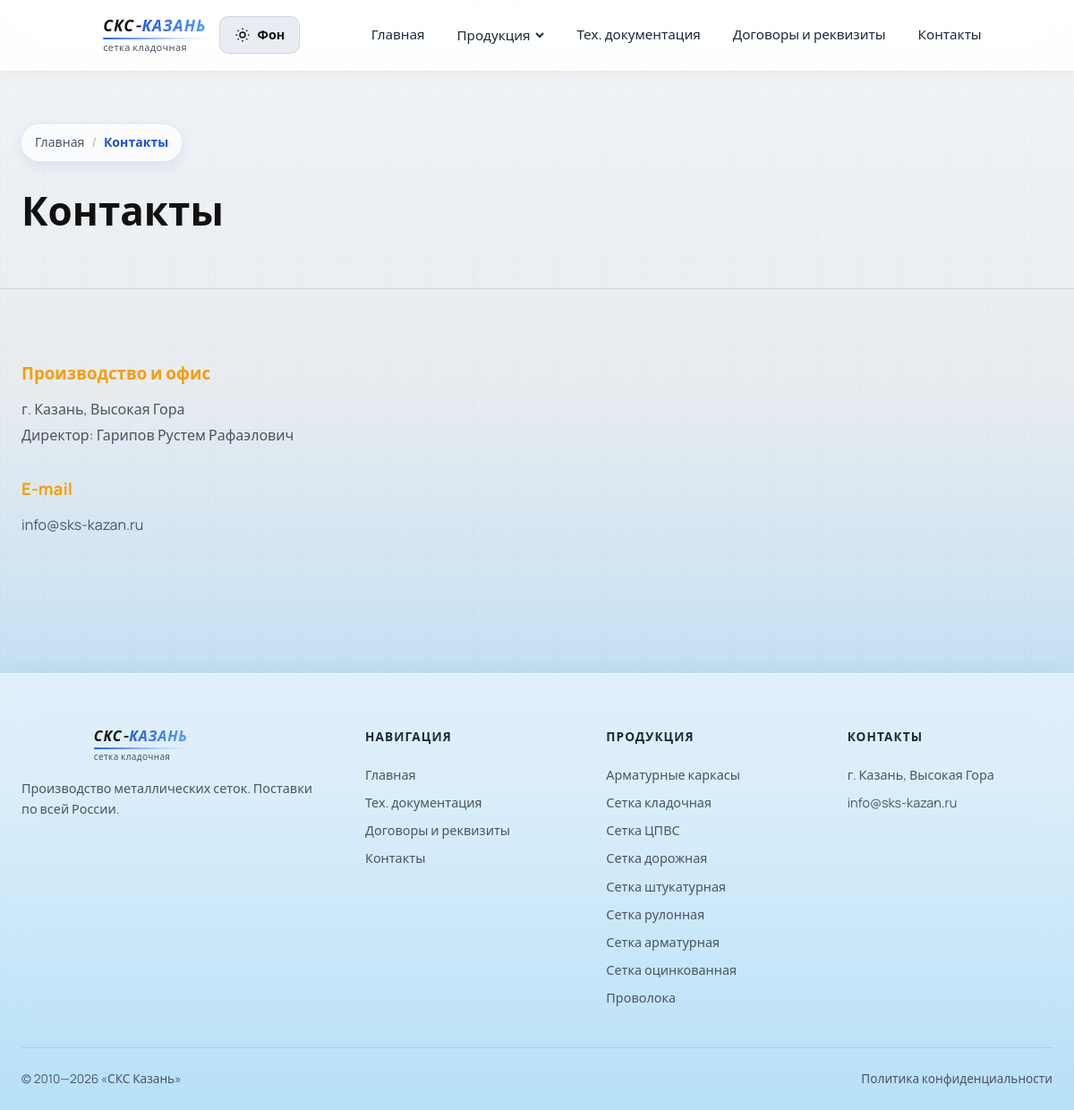
/contacts/, run on the app's committed database.
### catalog/models.py (models this page shows, shortened)
class Category(models.Model):
    name = models.CharField('Название', max_length=200)
    slug = models.SlugField('URL', unique=True)
    description = models.TextField('Описание', blank=True)
    short_description = models.CharField('Краткое описание', max_length=300, blank=True)
    order = models.PositiveIntegerField('Порядок', default=0)
    is_featured = models.BooleanField('На главной', default=False)
    hero_tagline = models.CharField('Слоган для слайдера', max_length=300, blank=True)
    hero_features = models.TextField('Пункты слайдера (по строке)', blank=True)
    hero_image = models.CharField('Изображение для слайдера', max_length=200, blank=True)
    class Meta:
        ordering = ['order', 'name']
        verbose_name = 'Категория'
        verbose_name_plural = 'Категории'
    def get_absolute_url(self):
        return reverse('catalog:category', kwargs={'slug': self.slug})

### catalog/views.py (the view)
# urls.py: path('contacts/', views.contacts, name='contacts'),
def contacts(request):
    return render(request, 'catalog/contacts.html', {
        'breadcrumbs': [{'label': 'Контакты'}],
    })

### catalog/context_processors.py (called while the page is built)
def nav_categories(request):
    return {'nav_categories': visible_categories()}

### catalog/models.py (called while the page is built)
def normalize_kladochnaya_category(category):
    if category and category.slug == KLADOCHNAYA_LEGACY_SLUG:
        category.name = 'Сетка кладочная'
        category.short_description = 'Кладочная сетка в картах для армирования кладки'
        category.description = (
            'Кладочная сетка продаётся с ячейками 50×50, 100×100, 150×150 и 200×200. Карты популярных размеров '
            'для армирования стен из кирпича, блоков и других материалов.'
        )
        category.hero_tagline = 'Популярные размеры для кладочных работ'
        category.hero_features = 'Ячейки 50×50, 100×100, 150×150 и 200×200\nКарты от 0,1×2 до 2×3\nДля кирпича, блоков и монолитных работ'
    return category

def has_legacy_kladochnaya_category():
    return Category.objects.filter(slug=KLADOCHNAYA_LEGACY_SLUG).exists()

def visible_categories():
    categories = Category.objects.all()
    if has_legacy_kladochnaya_category():
        categories = categories.exclude(slug=KLADOCHNAYA_SLUG)
    return [normalize_kladochnaya_category(category) for category in categories]

### templates/catalog/contacts.html (shortened to what this page needs)
{% extends 'base.html' %}
{% block content %}
<section class="page-hero">
    <div class="container">
        <nav class="breadcrumbs reveal" aria-label="Навигация">
            {% include "includes/breadcrumbs.html" %}
        </nav>
        <h1 class="reveal">Контакты</h1>
    </div>
</section>
<section class="section">
    <div class="container">
        <div class="contacts-info reveal">
            <div class="contact-office">
                <h3>Производство и офис</h3>
                <p>г. Казань, Высокая Гора</p>
                <p>Директор: Гарипов Рустем Рафаэлович</p>
            </div>
            <div class="contact-office">
                <h3>E-mail</h3>
                <a href="mailto:info@sks-kazan.ru">info@sks-kazan.ru</a>
            </div>
        </div>
    </div>
</section>
{% endblock %}

### templates/base.html (shortened to what this page needs)
{% load static %}
<!DOCTYPE html>
<html lang="ru">
<head>
    <link rel="stylesheet" href="{% static 'css/main.css' %}">
</head>
<body>
    <div class="page-bg"></div>
    <div class="mesh-overlay" aria-hidden="true"></div>
    <header class="site-header" id="header">
        <div class="header-main">
            <div class="container header-main-inner">
                <div class="header-brand">
                    <a href="{% url 'catalog:home' %}" class="logo" aria-label="СКС-КАЗАНЬ — сетка кладочная">
                        <span class="logo-icon" aria-hidden="true">
                            {% include "includes/logo_icon.html" %}
                        </span>
                        <span class="logo-text">
                            <span class="logo-title">СКС-<span class="accent">КАЗАНЬ</span></span>
                            <span class="logo-rule"></span>
                            <span class="logo-subtitle">сетка кладочная</span>
                        </span>
                    </a>
                    <button class="theme-toggle" id="themeToggle" type="button" aria-label="Сменить фон" title="Сменить фон">
                        <svg class="icon-sun" viewBox="0 0 24 24" fill="none" aria-hidden="true">
                            <circle cx="12" cy="12" r="4" stroke="currentColor" stroke-width="2"/>
                            <path d="M12 2v2M12 20v2M4.93 4.93l1.41 1.41M17.66 17.66l1.41 1.41M2 12h2M20 12h2M4.93 19.07l1.41-1.41M17.66 6.34l1.41-1.41" stroke="currentColor" stroke-width="2"/>
                        </svg>
                        <span class="theme-toggle-label">Фон</span>
                    </button>
                </div>
                <nav class="main-nav" id="mainNav">
                    <a href="{% url 'catalog:home' %}" class="nav-link {% if request.resolver_match.url_name == 'home' %}active{% endif %}">Главная</a>
                    <div class="nav-dropdown">
                        <button class="nav-link nav-dropdown-toggle" type="button">
                            Продукция
                            <svg width="12" height="12" viewBox="0 0 12 12"><path d="M2 4l4 4 4-4" stroke="currentColor" stroke-width="2" fill="none"/></svg>
                        </button>
                    </div>
                    <a href="{% url 'catalog:docs' %}" class="nav-link">Тех. документация</a>
                    <a href="{% url 'catalog:contracts' %}" class="nav-link">Договоры и реквизиты</a>
                    <a href="{% url 'catalog:contacts' %}" class="nav-link">Контакты</a>
                </nav>
            </div>
        </div>
    </header>
    <main>{% block content %}{% endblock %}</main>
    <footer class="site-footer">
        <div class="container">
            <div class="footer-grid">
                <div class="footer-brand">
                    <a href="{% url 'catalog:home' %}" class="logo logo-footer" aria-label="СКС-КАЗАНЬ — сетка кладочная">
                        <span class="logo-icon" aria-hidden="true">
                            {% include "includes/logo_icon.html" %}
                        </span>
                        <span class="logo-text">
                            <span class="logo-title">СКС-<span class="accent">КАЗАНЬ</span></span>
                            <span class="logo-rule"></span>
                            <span class="logo-subtitle">сетка кладочная</span>
                        </span>
                    </a>
                    <p>Производство металлических сеток. Поставки по всей России.</p>
                </div>
                <div class="footer-col">
                    <h4>Навигация</h4>
                    <a href="{% url 'catalog:home' %}">Главная</a>
                    <a href="{% url 'catalog:docs' %}">Тех. документация</a>
                    <a href="{% url 'catalog:contracts' %}">Договоры и реквизиты</a>
                    <a href="{% url 'catalog:contacts' %}">Контакты</a>
                </div>
                <div class="footer-col">
                    <h4>Продукция</h4>
                    {% for cat in nav_categories %}
                    <a href="{{ cat.get_absolute_url }}">{{ cat.name }}</a>
                    {% endfor %}
                </div>
                <div class="footer-col">
                    <h4>Контакты</h4>
                    <p>г. Казань, Высокая Гора</p>
                    <a href="mailto:info@sks-kazan.ru">info@sks-kazan.ru</a>
                </div>
            </div>
            <div class="footer-bottom">
                <span>© 2010—2026 «СКС Казань»</span>
                <a href="#">Политика конфиденциальности</a>
            </div>
        </div>
    </footer>
</body>
</html>

### data on the page
Category: name "Арматурные каркасы"
Category: name "Сетка кладочная"
Category: name "Сетка ЦПВС"
Category: name "Сетка дорожная"
Category: name "Сетка штукатурная"
Category: name "Сетка рулонная"
Category: name "Сетка арматурная"
Category: name "Сетка оцинкованная"
Category: name "Проволока"

### other printed values
{{ crumb.label }} "Контакты"
